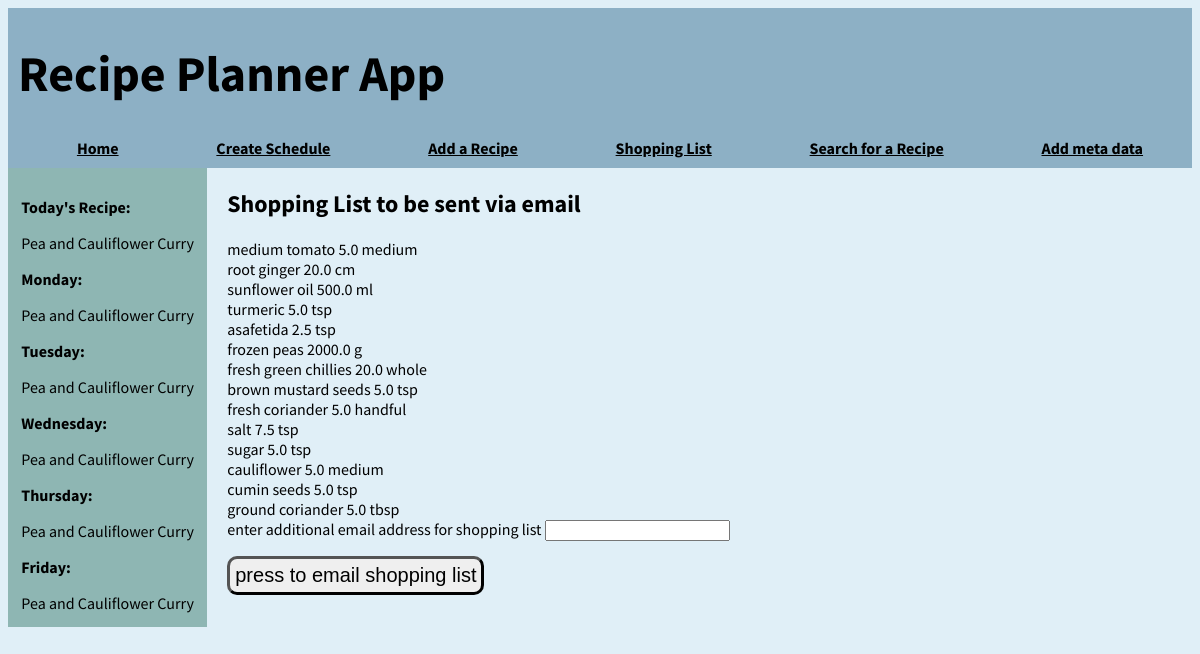
/post_shopping_list, run on the app's committed database.
### application/models.py (models this page shows, shortened)
class Recipes(db.Model):
    id = db.Column(db.Integer, primary_key=True)
    recipe_name = db.Column(db.String(100), nullable=False)
    recipe_description = db.Column(db.String(500))
    cuisine_id = db.Column(db.Integer, db.ForeignKey('cuisine.id'))
    quantity = db.relationship('Quantity', backref="quantitybr1")
    method = db.relationship('Method', backref='methodbr')

class ShoppingList(db.Model):
    id = db.Column(db.Integer, primary_key=True)
    ingredient_id = db.Column(db.String(100), db.ForeignKey('ingredients.ingredient_name'), nullable=False)
    amount = db.Column(db.Float, nullable=False)
    measure_id = db.Column(db.String(10), db.ForeignKey('measure.measure'), nullable = False)

### application/routes.py (the view)
@app.route('/post_shopping_list', methods = ['GET', 'POST'])
def post_shopping_list():
    week = []
    week.append(Recipes.query.filter_by(id = Schedule.query.filter_by(day_of_the_week = 0).first().recipe_id).first())
    week.append(Recipes.query.filter_by(id = Schedule.query.filter_by(day_of_the_week = 1).first().recipe_id).first())
    week.append(Recipes.query.filter_by(id = Schedule.query.filter_by(day_of_the_week = 2).first().recipe_id).first())
    week.append(Recipes.query.filter_by(id = Schedule.query.filter_by(day_of_the_week = 3).first().recipe_id).first())
    week.append(Recipes.query.filter_by(id = Schedule.query.filter_by(day_of_the_week = 4).first().recipe_id).first())
    day = date.today()
    day = calendar.day_name[day.weekday()]
    if datetime.today().weekday() == 5 or datetime.today().weekday() == 6: # change this to show a dumy recipe on the weekend
        recipe_of_the_day = "It's the weekend, do your own thing"
    else:
        recipe_of_the_day = Recipes.query.filter_by(id = (Schedule.query.filter_by(day_of_the_week = datetime.today().weekday()).first().recipe_id)).first().recipe_name
    shopping_list = ShoppingList.query.all()
    form = PostShoppingListForm()
    if request.method == "POST":
        gmail_user = "recipeapp909@gmail.com"
        gmail_password = ""
        sent_from = gmail_user
        email_input = form.email.data
        to = ['corcoran909@gmail.com',email_input]
        subject = 'Ingredient list for weekly recipes'
        body =  "Weekly Shopping List\n\n"
        for ingredient in shopping_list:
            body += f"{ingredient.ingredient_id} {ingredient.amount} {ingredient.measure_id}\n"
        email_text= "from:{}\nto:{}\nsubject:{}\n{}".format(sent_from, ",".join(to),subject,body)
        try:
            smtp_server = smtplib.SMTP_SSL('smtp.gmail.com',465)
            smtp_server.ehlo()
            smtp_server.login(gmail_user,gmail_password)
            smtp_server.sendmail(sent_from,to,email_text)
            smtp_server.close()
            message = "Email sent Successfully"
        except Exception as ex:
            message = f"Something went wrong..... +{ex}"
        return render_template("post_shopping_list.html", shopping_list=shopping_list, day=day, week=week, recipe_of_the_day=recipe_of_the_day, form=form, message=message)
    else:
        return render_template("post_shopping_list.html", shopping_list=shopping_list, day=day, week=week, recipe_of_the_day=recipe_of_the_day, form=form)

### application/forms.py
class PostShoppingListForm(FlaskForm):
    email = EmailField("enter additional email address for shopping list")
    submit = SubmitField("press to email shopping list")

### application/templates/post_shopping_list.html
{% extends 'layout.html'%}
{% block body %}
<form method="POST">
    {% if message %}
    <h1>{{ message }}</h1>
    {% else %}
    <h2>
        Shopping List to be sent via email
    </h2>
    <div>
        {% for ingredient in shopping_list %}
        <div class="field">
            {{ ingredient.ingredient_id}}
            {{ ingredient.amount }}
            {{ ingredient.measure_id }}
        </div>
        {% endfor %}
    </div>
    <div class="'field">
        {{form.email.label}} {{form.email}}
    </div>
    {{ form.submit }}
    {% endif %}
</form>
{% endblock body %}

### application/templates/layout.html (shortened to what this page needs)
<!DOCTYPE html>
<html lang="en">
<head>
    <link href="../static/format.css" rel="stylesheet">
</head>
<body style="font-family: Source Sans Pro, sans-serif">
    <div class="header" >
        <div style="display:flex">
            <h1 style="color:rgb(0, 0, 0); font-size:50px; margin-left: 10px"> Recipe Planner App</h1></div>
        <div id = "links">
            <a href="{{ url_for('index') }}">Home</a>
            <a href="{{ url_for('create_weekly_schedule') }}"> Create Schedule</a>
            <a href="{{ url_for('add_recipe') }}">Add a Recipe</a>
            <a href="{{ url_for('amend_shopping_list') }}">Shopping List</a>
            <a href="{{ url_for('search_recipes') }}">Search for a Recipe</a>
            <a href="{{ url_for('add_meta') }}">Add meta data</a>
        </div>
    </div>
    <div class="container">
        <div id="left">
            <p><b>Today's Recipe:</b></p>
            {{ recipe_of_the_day }}
            <p><b>Monday:</b></p>
            {{ week[0].recipe_name }}
            <p><b>Tuesday:</b></p>
            {{ week[1].recipe_name }}
            <p><b>Wednesday:</b></p>
            {{ week[2].recipe_name }}
            <p><b>Thursday:</b></p>
            {{ week[3].recipe_name }}
            <p><b>Friday:</b></p>
            {{ week[4].recipe_name }}
        </div>
        <div id="center">
            {% block body %}
            {% endblock body %}
        </div>
    </div>
</body>
</html>

### application/static/format.css (style rules this page uses)
html { background-color: #e0eff7; }
.header { background-color:#8db0c5; width:100%; margin: 0 auto }
#links { text-align: center; display: flex; justify-content: space-around; color:white; padding-bottom: 10px; padding-left: 20px; font-weight: bold; }
#center { padding-left: 20px; }
#submit_cuisine, #submit_recipes, #submit { padding: 5px; font-size: 20px; border-radius: 10px; border-width: 3px;margin-top: 15px; }
.field { display: flex; width: 500px; justify-content: space-between; }
.container { display: flex; width : 100%; }
#left { max-width: 40%; padding: 10pt; background-color: #8eb6b3; }

### application/templates/layout.html (style rules this page uses)
a { color:rgb(0, 0, 0) }

### data on the page
Recipes: recipe_name "Pea and Cauliflower Curry"
ShoppingList: ingredient_id "medium tomato", amount "5.0", measure_id "medium"
ShoppingList: ingredient_id "root ginger", amount "20.0", measure_id "cm"
ShoppingList: ingredient_id "sunflower oil", amount "500.0", measure_id "ml"
ShoppingList: ingredient_id "turmeric", amount "5.0", measure_id "tsp"
ShoppingList: ingredient_id "asafetida", amount "2.5", measure_id "tsp"
ShoppingList: ingredient_id "frozen peas", amount "2000.0", measure_id "g"
ShoppingList: ingredient_id "fresh green chillies", amount "20.0", measure_id "whole"
ShoppingList: ingredient_id "brown mustard seeds", amount "5.0", measure_id "tsp"
ShoppingList: ingredient_id "fresh coriander", amount "5.0", measure_id "handful"
ShoppingList: ingredient_id "salt", amount "7.5", measure_id "tsp"
ShoppingList: ingredient_id "sugar", amount "5.0", measure_id "tsp"
ShoppingList: ingredient_id "cauliflower", amount "5.0", measure_id "medium"
ShoppingList: ingredient_id "cumin seeds", amount "5.0", measure_id "tsp"
ShoppingList: ingredient_id "ground coriander", amount "5.0", measure_id "tbsp"
